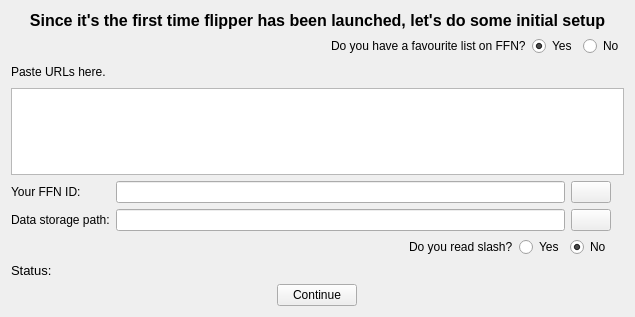
<?xml version="1.0" encoding="UTF-8"?>
<ui version="4.0">
 <class>InitialSetupDialog</class>
 <widget class="QWidget" name="InitialSetupDialog">
  <property name="geometry">
   <rect>
    <x>0</x>
    <y>0</y>
    <width>635</width>
    <height>317</height>
   </rect>
  </property>
  <property name="sizePolicy">
   <sizepolicy hsizetype="Preferred" vsizetype="Maximum">
    <horstretch>0</horstretch>
    <verstretch>0</verstretch>
   </sizepolicy>
  </property>
  <property name="windowTitle">
   <string>Form</string>
  </property>
  <layout class="QGridLayout" name="gridLayout_3">
   <item row="0" column="0" colspan="3">
    <widget class="QLabel" name="lblInfo">
     <property name="sizePolicy">
      <sizepolicy hsizetype="Preferred" vsizetype="Maximum">
       <horstretch>0</horstretch>
       <verstretch>0</verstretch>
      </sizepolicy>
     </property>
     <property name="font">
      <font>
       <pointsize>12</pointsize>
       <weight>75</weight>
       <bold>true</bold>
      </font>
     </property>
     <property name="text">
      <string>Since it's the first time flipper has been launched, let's do some initial setup</string>
     </property>
     <property name="alignment">
      <set>Qt::AlignCenter</set>
     </property>
    </widget>
   </item>
   <item row="1" column="0" colspan="3">
    <layout class="QHBoxLayout" name="horizontalLayout_2">
     <item>
      <spacer name="horizontalSpacer_4">
       <property name="orientation">
        <enum>Qt::Horizontal</enum>
       </property>
       <property name="sizeHint" stdset="0">
        <size>
         <width>40</width>
         <height>20</height>
        </size>
       </property>
      </spacer>
     </item>
     <item>
      <widget class="QLabel" name="label_4">
       <property name="sizePolicy">
        <sizepolicy hsizetype="Maximum" vsizetype="Preferred">
         <horstretch>0</horstretch>
         <verstretch>0</verstretch>
        </sizepolicy>
       </property>
       <property name="text">
        <string>Do you have a favourite list on FFN?</string>
       </property>
      </widget>
     </item>
     <item>
      <widget class="QRadioButton" name="rbHaveFFNList">
       <property name="sizePolicy">
        <sizepolicy hsizetype="Maximum" vsizetype="Fixed">
         <horstretch>0</horstretch>
         <verstretch>0</verstretch>
        </sizepolicy>
       </property>
       <property name="text">
        <string>Yes</string>
       </property>
       <property name="checked">
        <bool>true</bool>
       </property>
       <attribute name="buttonGroup">
        <string notr="true">buttonGroup_2</string>
       </attribute>
      </widget>
     </item>
     <item>
      <widget class="QRadioButton" name="rbNoFFNList">
       <property name="sizePolicy">
        <sizepolicy hsizetype="Maximum" vsizetype="Fixed">
         <horstretch>0</horstretch>
         <verstretch>0</verstretch>
        </sizepolicy>
       </property>
       <property name="text">
        <string>No</string>
       </property>
       <attribute name="buttonGroup">
        <string notr="true">buttonGroup_2</string>
       </attribute>
      </widget>
     </item>
    </layout>
   </item>
   <item row="2" column="0" colspan="3">
    <widget class="QWidget" name="wdgNoFaves" native="true">
     <layout class="QGridLayout" name="gridLayout_2">
      <property name="leftMargin">
       <number>0</number>
      </property>
      <property name="topMargin">
       <number>0</number>
      </property>
      <property name="rightMargin">
       <number>0</number>
      </property>
      <property name="bottomMargin">
       <number>0</number>
      </property>
      <item row="0" column="0">
       <widget class="QLabel" name="label_6">
        <property name="text">
         <string>Paste URLs here.</string>
        </property>
       </widget>
      </item>
      <item row="0" column="1">
       <spacer name="horizontalSpacer_5">
        <property name="orientation">
         <enum>Qt::Horizontal</enum>
        </property>
        <property name="sizeHint" stdset="0">
         <size>
          <width>654</width>
          <height>20</height>
         </size>
        </property>
       </spacer>
      </item>
      <item row="0" column="2">
       <widget class="QLabel" name="lblSlashInfo_2">
        <property name="maximumSize">
         <size>
          <width>24</width>
          <height>24</height>
         </size>
        </property>
        <property name="toolTip">
         <string>&lt;html&gt;&lt;head/&gt;&lt;body&gt;&lt;p&gt;&lt;span style=&quot; font-size:10pt;&quot;&gt;If you don't have a favourite list on FFN paste a bunch of urls for the fics you've liked here.&lt;/span&gt;&lt;/p&gt;&lt;/body&gt;&lt;/html&gt;</string>
        </property>
        <property name="text">
         <string/>
        </property>
        <property name="pixmap">
         <pixmap resource="../icons.qrc">:/icons/icons/question1.png</pixmap>
        </property>
        <property name="scaledContents">
         <bool>true</bool>
        </property>
       </widget>
      </item>
      <item row="1" column="0" colspan="3">
       <widget class="QTextEdit" name="edtUrls"/>
      </item>
     </layout>
    </widget>
   </item>
   <item row="3" column="0" colspan="3">
    <layout class="QGridLayout" name="gridLayout">
     <item row="0" column="2">
      <widget class="QPushButton" name="pbVerifyUserFFNId">
       <property name="sizePolicy">
        <sizepolicy hsizetype="Maximum" vsizetype="Maximum">
         <horstretch>0</horstretch>
         <verstretch>0</verstretch>
        </sizepolicy>
       </property>
       <property name="text">
        <string/>
       </property>
       <property name="icon">
        <iconset resource="../icons.qrc">
         <normaloff>:/icons/icons/ok.png</normaloff>:/icons/icons/ok.png</iconset>
       </property>
      </widget>
     </item>
     <item row="1" column="3">
      <widget class="QLabel" name="lblFileInfo">
       <property name="maximumSize">
        <size>
         <width>24</width>
         <height>24</height>
        </size>
       </property>
       <property name="toolTip">
        <string>&lt;html&gt;&lt;head/&gt;&lt;body&gt;&lt;p&gt;Flipper stores all of your data locally:&lt;/p&gt;&lt;p&gt;Fics you've liked/disliked and other tags.&lt;/p&gt;&lt;p&gt;Contents of your recommendations list(s).&lt;/p&gt;&lt;p&gt;Your FFN ID.&lt;/p&gt;&lt;p&gt;Etc...&lt;/p&gt;&lt;p&gt;To avoid accidentally deleting this information on reinstalls, it's better to choose a folder outside the one that contains flipper executable.&lt;/p&gt;&lt;/body&gt;&lt;/html&gt;</string>
       </property>
       <property name="text">
        <string/>
       </property>
       <property name="pixmap">
        <pixmap resource="../icons.qrc">:/icons/icons/question1.png</pixmap>
       </property>
       <property name="scaledContents">
        <bool>true</bool>
       </property>
      </widget>
     </item>
     <item row="1" column="1">
      <widget class="QLineEdit" name="leDBFileLocation">
       <property name="sizePolicy">
        <sizepolicy hsizetype="MinimumExpanding" vsizetype="Maximum">
         <horstretch>0</horstretch>
         <verstretch>0</verstretch>
        </sizepolicy>
       </property>
      </widget>
     </item>
     <item row="1" column="0">
      <widget class="QLabel" name="label_3">
       <property name="sizePolicy">
        <sizepolicy hsizetype="Maximum" vsizetype="Maximum">
         <horstretch>0</horstretch>
         <verstretch>0</verstretch>
        </sizepolicy>
       </property>
       <property name="text">
        <string>Data storage path:</string>
       </property>
      </widget>
     </item>
     <item row="1" column="2">
      <widget class="QPushButton" name="pbSelectDatabaseFile">
       <property name="sizePolicy">
        <sizepolicy hsizetype="Maximum" vsizetype="Maximum">
         <horstretch>0</horstretch>
         <verstretch>0</verstretch>
        </sizepolicy>
       </property>
       <property name="text">
        <string/>
       </property>
       <property name="icon">
        <iconset resource="../icons.qrc">
         <normaloff>:/icons/icons/search.png</normaloff>:/icons/icons/search.png</iconset>
       </property>
      </widget>
     </item>
     <item row="0" column="0">
      <widget class="QLabel" name="lblFFNIdInfo">
       <property name="sizePolicy">
        <sizepolicy hsizetype="Maximum" vsizetype="Maximum">
         <horstretch>0</horstretch>
         <verstretch>0</verstretch>
        </sizepolicy>
       </property>
       <property name="text">
        <string>Your FFN ID:</string>
       </property>
      </widget>
     </item>
     <item row="0" column="1">
      <widget class="QLineEdit" name="leUserFFNId">
       <property name="sizePolicy">
        <sizepolicy hsizetype="MinimumExpanding" vsizetype="Maximum">
         <horstretch>0</horstretch>
         <verstretch>0</verstretch>
        </sizepolicy>
       </property>
      </widget>
     </item>
     <item row="0" column="3">
      <widget class="QLabel" name="lblListInfo">
       <property name="maximumSize">
        <size>
         <width>24</width>
         <height>24</height>
        </size>
       </property>
       <property name="toolTip">
        <string>&lt;html&gt;&lt;head/&gt;&lt;body&gt;&lt;p&gt;Favourites from your profile are used to create recommendations.&lt;/p&gt;&lt;p&gt;If you don't have a profile on FFN - leave this empty.&lt;/p&gt;&lt;p&gt;You will be able to create recommendations later form a list of URLs with &amp;quot;New Recommendation List&amp;quot;&lt;/p&gt;&lt;/body&gt;&lt;/html&gt;</string>
       </property>
       <property name="text">
        <string/>
       </property>
       <property name="pixmap">
        <pixmap resource="../icons.qrc">:/icons/icons/question1.png</pixmap>
       </property>
       <property name="scaledContents">
        <bool>true</bool>
       </property>
      </widget>
     </item>
    </layout>
   </item>
   <item row="4" column="2">
    <layout class="QHBoxLayout" name="horizontalLayout">
     <item>
      <spacer name="horizontalSpacer_3">
       <property name="orientation">
        <enum>Qt::Horizontal</enum>
       </property>
       <property name="sizeHint" stdset="0">
        <size>
         <width>40</width>
         <height>20</height>
        </size>
       </property>
      </spacer>
     </item>
     <item>
      <widget class="QLabel" name="label">
       <property name="sizePolicy">
        <sizepolicy hsizetype="Maximum" vsizetype="Preferred">
         <horstretch>0</horstretch>
         <verstretch>0</verstretch>
        </sizepolicy>
       </property>
       <property name="text">
        <string>Do you read slash?</string>
       </property>
      </widget>
     </item>
     <item>
      <widget class="QRadioButton" name="rbReadSlashYes">
       <property name="sizePolicy">
        <sizepolicy hsizetype="Maximum" vsizetype="Fixed">
         <horstretch>0</horstretch>
         <verstretch>0</verstretch>
        </sizepolicy>
       </property>
       <property name="text">
        <string>Yes</string>
       </property>
       <attribute name="buttonGroup">
        <string notr="true">buttonGroup</string>
       </attribute>
      </widget>
     </item>
     <item>
      <widget class="QRadioButton" name="rbReadSlashNo">
       <property name="sizePolicy">
        <sizepolicy hsizetype="Maximum" vsizetype="Fixed">
         <horstretch>0</horstretch>
         <verstretch>0</verstretch>
        </sizepolicy>
       </property>
       <property name="text">
        <string>No</string>
       </property>
       <property name="checked">
        <bool>true</bool>
       </property>
       <attribute name="buttonGroup">
        <string notr="true">buttonGroup</string>
       </attribute>
      </widget>
     </item>
     <item>
      <widget class="QLabel" name="lblSlashInfo">
       <property name="maximumSize">
        <size>
         <width>24</width>
         <height>24</height>
        </size>
       </property>
       <property name="toolTip">
        <string>&lt;html&gt;&lt;head/&gt;&lt;body&gt;&lt;p&gt;Flipper can hide most of slash fanfiction from your searches. &lt;/p&gt;&lt;p&gt;This value will set up the initial filter, but it can be changed later.&lt;/p&gt;&lt;/body&gt;&lt;/html&gt;</string>
       </property>
       <property name="text">
        <string/>
       </property>
       <property name="pixmap">
        <pixmap resource="../icons.qrc">:/icons/icons/question1.png</pixmap>
       </property>
       <property name="scaledContents">
        <bool>true</bool>
       </property>
      </widget>
     </item>
    </layout>
   </item>
   <item row="5" column="0" colspan="3">
    <widget class="QLabel" name="lblStatus">
     <property name="sizePolicy">
      <sizepolicy hsizetype="Preferred" vsizetype="Maximum">
       <horstretch>0</horstretch>
       <verstretch>0</verstretch>
      </sizepolicy>
     </property>
     <property name="font">
      <font>
       <pointsize>10</pointsize>
      </font>
     </property>
     <property name="text">
      <string>Status: </string>
     </property>
    </widget>
   </item>
   <item row="6" column="0">
    <spacer name="horizontalSpacer">
     <property name="orientation">
      <enum>Qt::Horizontal</enum>
     </property>
     <property name="sizeHint" stdset="0">
      <size>
       <width>262</width>
       <height>20</height>
      </size>
     </property>
    </spacer>
   </item>
   <item row="6" column="1">
    <widget class="QPushButton" name="pbPerformInit">
     <property name="sizePolicy">
      <sizepolicy hsizetype="Minimum" vsizetype="Maximum">
       <horstretch>0</horstretch>
       <verstretch>0</verstretch>
      </sizepolicy>
     </property>
     <property name="text">
      <string>Continue</string>
     </property>
    </widget>
   </item>
   <item row="6" column="2">
    <spacer name="horizontalSpacer_2">
     <property name="orientation">
      <enum>Qt::Horizontal</enum>
     </property>
     <property name="sizeHint" stdset="0">
      <size>
       <width>262</width>
       <height>20</height>
      </size>
     </property>
    </spacer>
   </item>
  </layout>
 </widget>
 <resources>
  <include location="../icons.qrc"/>
 </resources>
 <connections/>
 <buttongroups>
  <buttongroup name="buttonGroup"/>
  <buttongroup name="buttonGroup_2"/>
 </buttongroups>
</ui>
